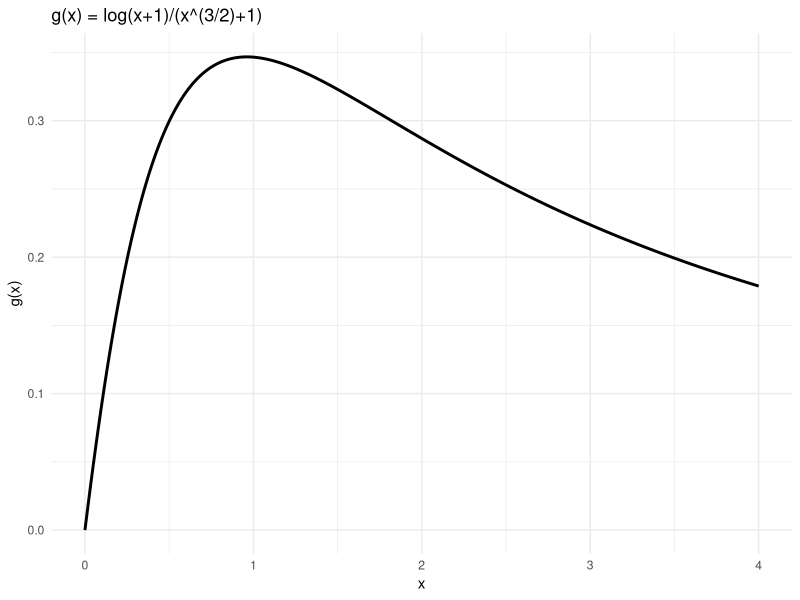
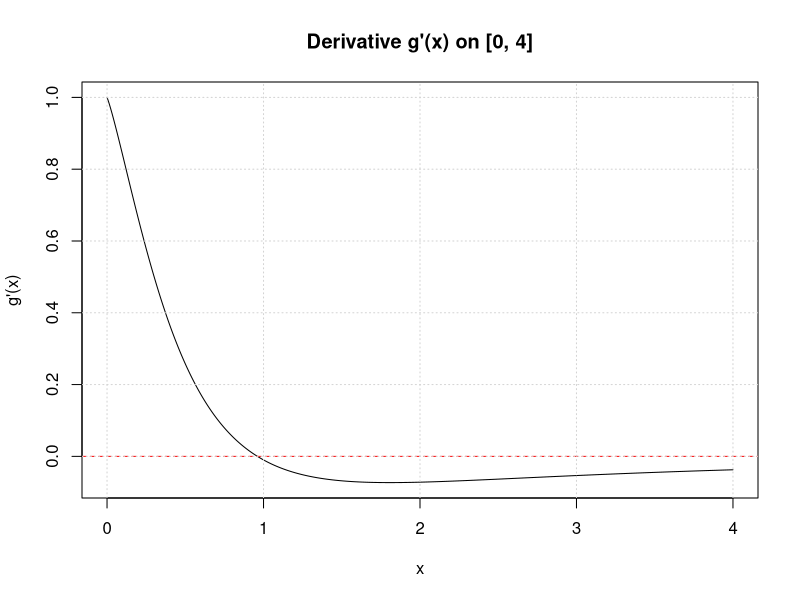
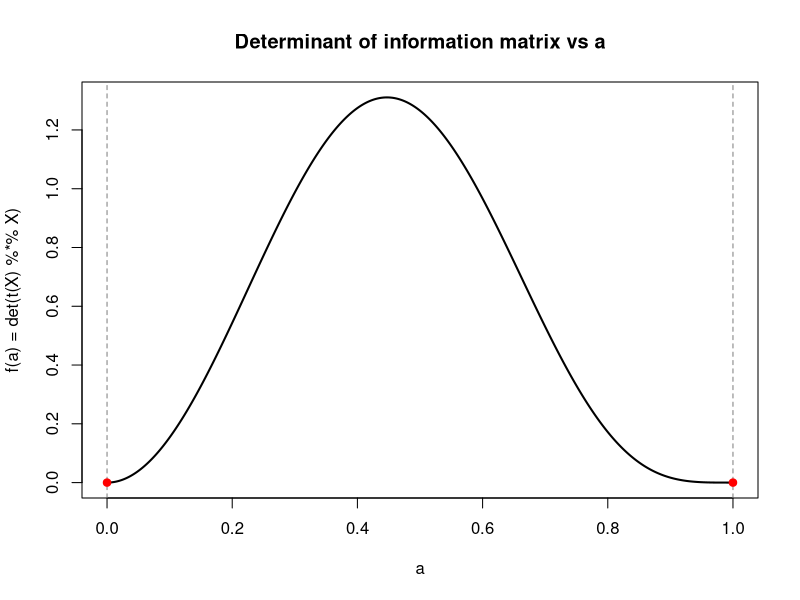

The R script that drew these images, in order:
## ---- chunk 1
knitr::opts_chunk$set(echo = TRUE)
## ---- chunk 2

#1.1
library(ggplot2)
g <- function(x) log(x + 1) / (x^(3/2) + 1)

df <- data.frame(x = seq(0, 4, length.out = 1000))
df$g <- g(df$x)

ggplot(df, aes(x, g)) +
  geom_line(linewidth = 1) +
  labs(
    title = "g(x) = log(x+1)/(x^(3/2)+1)",
    x = "x", y = "g(x)"
  ) +
  theme_minimal()
## ---- chunk 3
#1.2
g_prime <- function(x) {
  ((x^(3/2) + 1)/(x + 1) - (3/2) * x^(1/2) * log(x + 1)) / (x^(3/2) + 1)^2
}

curve(g_prime(x), from = 0, to = 4, n = 1000,
      xlab = "x", ylab = "g'(x)",
      main = "Derivative g'(x) on [0, 4]")

abline(h = 0, lty = 2, col = "red")
grid()
## ---- chunk 4
#1.3

## Bisection method (root-finding) for interval [a, b]
bisect_root <- function(f, a, b, tol = 1e-10, max_iter = 200) {
  fa <- f(a); fb <- f(b)

  if (!is.finite(fa) || !is.finite(fb))
    stop("f(a) or f(b) is not finite.")

  if (fa == 0) return(list(root = a, f_root = fa, iter = 0, a = a, b = b))
  if (fb == 0) return(list(root = b, f_root = fb, iter = 0, a = a, b = b))

  ## Need a sign change for bisection
  if (fa * fb > 0)
    stop("No sign change on [a, b]. Choose an interval where f(a) and f(b) have opposite signs.")

  for (iter in 1:max_iter) {
    c <- (a + b) / 2
    fc <- f(c)

    if (!is.finite(fc))
      stop("f(midpoint) not finite; try a different interval.")

    if (abs(fc) < tol || (b - a) / 2 < tol)
      return(list(root = c, f_root = fc, iter = iter, a = a, b = b))

    if (fa * fc < 0) {
      b <- c; fb <- fc
    } else {
      a <- c; fa <- fc
    }
  }

  list(root = (a + b)/2, f_root = f((a + b)/2), iter = max_iter, a = a, b = b)
}

## Find a critical point of g by solving g'(x)=0 on a user-selected interval
find_local_max_g <- function(a, b, tol = 1e-10, max_iter = 200) {
  out <- bisect_root(g_prime, a, b, tol = tol, max_iter = max_iter)
  x_star <- out$root

  ## First-derivative sign change test: + to - indicates local max
  eps <- min(1e-4, (b - a) / 100)
  left  <- g_prime(max(a, x_star - eps))
  right <- g_prime(min(b, x_star + eps))

  type <- if (is.finite(left) && is.finite(right) && left > 0 && right < 0) {
    "local maximum (g' changes + to -)"
  } else if (is.finite(left) && is.finite(right) && left < 0 && right > 0) {
    "local minimum (g' changes - to +)"
  } else {
    "critical point found; sign-change unclear on chosen interval"
  }

  list(x_star = x_star, g_at_x_star = g(x_star), type = type, details = out)
}

## Test
a = 0 
b = 4
res <- find_local_max_g(a = a, b = b)
## ---- chunk 5
res
## ---- chunk 6
#1.4
## Secant method for root finding
secant_root <- function(f, x0, x1, tol = 1e-10, max_iter = 200) {
  f0 <- f(x0); f1 <- f(x1)

  if (!is.finite(f0) || !is.finite(f1))
    stop("f(x0) or f(x1) is not finite.")

  if (f0 == 0) return(list(root = x0, f_root = f0, iter = 0, x0 = x0, x1 = x1))
  if (f1 == 0) return(list(root = x1, f_root = f1, iter = 0, x0 = x0, x1 = x1))

  for (iter in 1:max_iter) {
    denom <- (f1 - f0)
    if (denom == 0) stop("Secant breakdown: f(x1) - f(x0) = 0.")

    ## x_{n+1} = x_n - f(x_n) (x_n - x_{n-1}) / (f(x_n) - f(x_{n-1}))
    x2 <- x1 - f1 * (x1 - x0) / denom

    if (!is.finite(x2)) stop("Non-finite iterate produced; try different starting values.")

    if (abs(x2 - x1) < tol)
      return(list(root = x2, f_root = f(x2), iter = iter, x0 = x0, x1 = x1))

    ## shift (x0,f0) <- (x1,f1), (x1,f1) <- (x2,f2)
    x0 <- x1; f0 <- f1
    x1 <- x2; f1 <- f(x1)

    if (!is.finite(f1)) stop("Non-finite f(x) encountered; try different starting values.")
    if (abs(f1) < tol)  # optional early stop on function value
      return(list(root = x1, f_root = f1, iter = iter, x0 = x0, x1 = x1))
  }

  list(root = x1, f_root = f1, iter = max_iter, x0 = x0, x1 = x1)
}

## Find local max of g by applying secant to g'
find_local_max_g_secant <- function(x0, x1, tol = 1e-10, max_iter = 200) {
  out <- secant_root(g_prime, x0, x1, tol = tol, max_iter = max_iter)
  x_star <- out$root

  ## First-derivative sign-change check (heuristic)
  eps <- min(1e-4, abs(x1 - x0) / 100)
  left  <- g_prime(x_star - eps)
  right <- g_prime(x_star + eps)

  type <- if (is.finite(left) && is.finite(right) && left > 0 && right < 0) {
    "local maximum (g' changes + to -)"
  } else if (is.finite(left) && is.finite(right) && left < 0 && right > 0) {
    "local minimum (g' changes - to +)"
  } else {
    "critical point found; sign-change unclear from starting values"
  }

  list(x_star = x_star, g_at_x_star = g(x_star), type = type, details = out)
}

## Test
x0 = 0.2
x1 = 1
res <- find_local_max_g_secant(x0 = x0, x1 = x1)
## ---- chunk 7
res
## ---- chunk 8
## 1.5
# The "true" maximizer x* on [0,4]
# Find sign changes of g' on a fine grid, then bisect in the first bracket.
grid <- seq(0, 4, length.out = 2001)
vals <- g_prime(grid)

idx <- which(diff(sign(vals)) != 0)  # sign changes
if (length(idx) == 0) stop("No sign change found on [0,4]; cannot bracket a root.")

a_star <- grid[idx[1]]
b_star <- grid[idx[1] + 1]
true_out <- bisect_root(g_prime, a_star, b_star, tol = 1e-14, max_iter = 2000)
x_true <- true_out$root

## Bisection: test many [a,b]
bisect_grid <- expand.grid(
  a = seq(0, 3.5, by = 0.5),
  b = seq(0.5, 4.0, by = 0.5)
) 
bisect_grid <- subset(bisect_grid, a < b)

## Secant: test many (x0,x1) pairs
secant_grid <- expand.grid(
  x0 = seq(0.0, 3.5, by = 0.5),
  x1 = seq(0.5, 4.0, by = 0.5)
)  
secant_grid <- subset(secant_grid, x0 < x1)

## Helper: run safely and return a row
run_one <- function(method, p1, p2, tol_root = 1e-4) {
  if (method == "bisection") {
    out <- tryCatch(bisect_root(g_prime, p1, p2), error = function(e) NULL)
    root <- if (is.null(out)) NA_real_ else out$root
    iter <- if (is.null(out)) NA_integer_ else out$iter
    status <- if (is.null(out)) "fail" else "ok"
    data.frame(method = method, start1 = p1, start2 = p2,
               status = status,
               root = root,
               true_root_found = isTRUE(!is.na(root) && abs(root - x_true) <= tol_root),
               iterations = iter)
  } else {
    out <- tryCatch(secant_root(g_prime, p1, p2), error = function(e) NULL)
    root <- if (is.null(out)) NA_real_ else out$root
    iter <- if (is.null(out)) NA_integer_ else out$iter
    status <- if (is.null(out)) "fail" else "ok"
    data.frame(method = method, start1 = p1, start2 = p2,
               status = status,
               root = root,
               true_root_found = isTRUE(!is.na(root) && abs(root - x_true) <= tol_root),
               iterations = iter)
  }
}

## Run and bind results
bisect_res <- do.call(rbind, lapply(seq_len(nrow(bisect_grid)), function(i)
  run_one("bisection", bisect_grid$a[i], bisect_grid$b[i])
)) 

secant_res <- do.call(rbind, lapply(seq_len(nrow(secant_grid)), function(i)
  run_one("secant", secant_grid$x0[i], secant_grid$x1[i])
))

results <- rbind(bisect_res, secant_res)

## Sort for readability
results <- results[order(results$method, results$start1, results$start2), ]

## Print summary table
results
## ---- chunk 9
# Investigate the cause of failure of the secant method
secant_trace <- function(f, x0, x1, tol = 1e-12, max_iter = 50) {
  hist <- vector("list", max_iter)

  f0 <- f(x0); f1 <- f(x1)
  if (!is.finite(f0) || !is.finite(f1)) stop("Non-finite start.")

  for (iter in 1:max_iter) {
    denom <- f1 - f0

    x2 <- if (denom == 0) NA_real_ else x1 - f1 * (x1 - x0) / denom

    hist[[iter]] <- data.frame(
      iter = iter,
      x0 = x0, x1 = x1,
      f_x0 = f0, f_x1 = f1,
      denom = denom,
      x2 = x2,
      f_x2 = if (is.finite(x2)) f(x2) else NA_real_
    )

    if (!is.finite(x2))
      return(list(converged = FALSE, reason = "non-finite x2 (likely denom ~ 0 or overflow)",
                  iter = iter, history = do.call(rbind, hist[1:iter])))

    if (abs(x2 - x1) < tol || abs(f(x2)) < tol)
      return(list(converged = TRUE, reason = "tolerance reached",
                  iter = iter, root = x2, f_root = f(x2),
                  history = do.call(rbind, hist[1:iter])))

    ## shift
    x0 <- x1; f0 <- f1
    x1 <- x2; f1 <- f(x1)
    if (!is.finite(f1))
      return(list(converged = FALSE, reason = "non-finite f(x)",
                  iter = iter, history = do.call(rbind, hist[1:iter])))
  }

  list(converged = FALSE, reason = "max_iter reached",
       iter = max_iter, root = x1, f_root = f1,
       history = do.call(rbind, hist))
}

out <- secant_trace(g_prime, x0 = 0, x1 = 2, max_iter = 60)
cat("Algorithm converged: ", out$converged)
cat("Reason: ", out$reason)
cat("Number of iterations:", out$iter)
## ---- chunk 10
head(out$history, 10)
## ---- chunk 11
tail(out$history, 10)
## ---- chunk 12
# 2.1
f <- function(a) {
  x <- c(-1, -a, a, 1)

  X <- cbind(
    1,
    x,
    x^2,
    x^3
  )

  det(t(X) %*% X)
}
## ---- chunk 13
# 2.2
f <- function(a) {
  x <- c(-1, -a, a, 1)
  X <- cbind(1, x, x^2, x^3)
  det(t(X) %*% X)
}

aa <- seq(0, 1, length.out = 2001)
ff <- sapply(aa, f)

plot(aa, ff, type = "l", lwd = 2,
     xlab = "a", ylab = "f(a) = det(t(X) %*% X)",
     main = "Determinant of information matrix vs a")

abline(v = c(0, 1), lty = 2, col = "grey50")
points(c(0, 1), c(f(0), f(1)), pch = 19, col = "red")

f0 <- f(0); f1 <- f(1)
## ---- chunk 14
# 2.3
opt <- optimize(f, interval = c(0, 1), maximum = TRUE)
